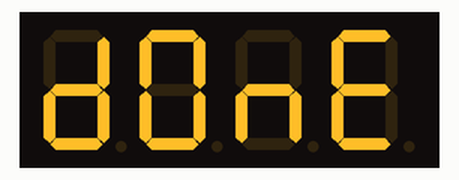
Recording of a program running on a simulated ESP32. On the bench: 4-digit seven-segment display.

Above: at 2.1 s.
At 3.1 s:
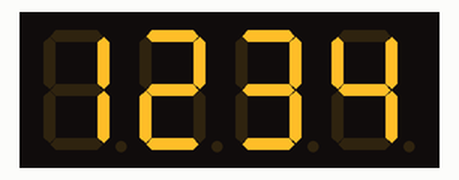
At 11.3 s:
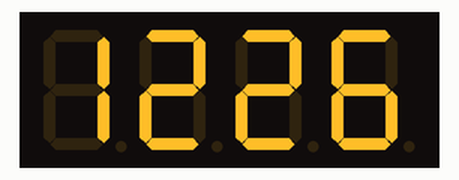
At 20.5 s:
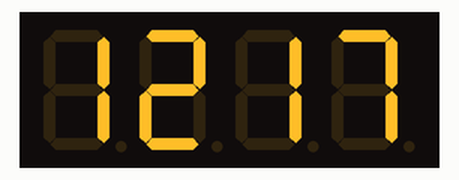
At 29.7 s:
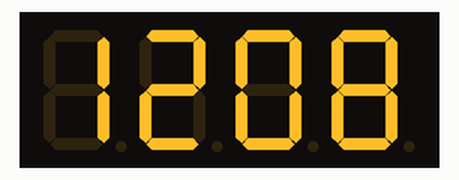
At 38.9 s:
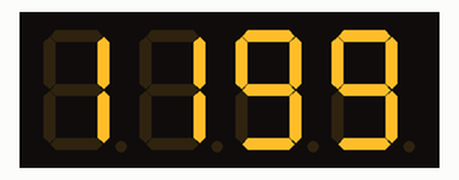

The program:

main.cpp
```cpp
#include <Arduino.h>
#include <TM1637Display.h>
#define CLK 19
#define DIO 18

TM1637Display display (CLK, DIO);
int angka;

const uint8_t allOn[] = {0xff,0xff,0xff,0xff};
const uint8_t allOff[] = {0x00,0x00,0x00,0x00};

const uint8_t done[] = {
  SEG_B | SEG_C | SEG_D | SEG_E | SEG_G,           // d
  SEG_A | SEG_B | SEG_C | SEG_D | SEG_E | SEG_F,   // O
  SEG_C | SEG_E | SEG_G,                           // n
  SEG_A | SEG_D | SEG_E | SEG_F | SEG_G            // E
};

void setup() {
  // put your setup code here, to run once:
  display.setBrightness(7);
  display.setSegments(allOn);
  delay(1000);
  display.setSegments(allOff);
  delay(1000);
  display.setSegments(done);
  delay(1000);
  angka = 1234;
}

void loop() {
  // put your main code here, to run repeatedly:
  display.showNumberDec(angka);
  angka--;
  delay(1000);
}
```

Measured:
- what the display in image 0 shows lasts 1.0 s, from 2.1 s to 3.1 s
